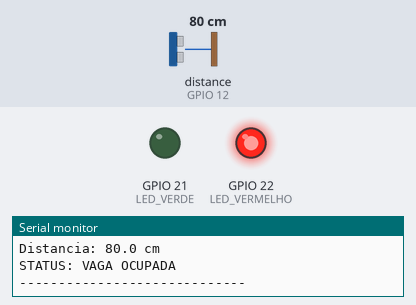
Simulated run of this sketch. Board: ESP32. Parts: output pins drawn as LEDs (lit = HIGH), the last lines printed to the serial monitor. Wiring (inferred from the names in the program): ultrasonic range finder: trigger GPIO 14; echo GPIO 12. The inputs (shaded band) are chosen by the test bench; at power-on: distance to the obstacle (sensor on GPIO 12) 80 cm. The echo pulse lasts 58.3 µs per cm; WiFi joins after 1.5 s; servers stay silent unless stated; uploads are accepted with an empty reply; pins used as bus, display or sensor lines are not drawn.

Above: at 3.7 s.
3.8 s: distance to the obstacle (sensor on GPIO 12) set to 98 cm
5.4 s: distance to the obstacle (sensor on GPIO 12) set to 106 cm
At 6.8 s:
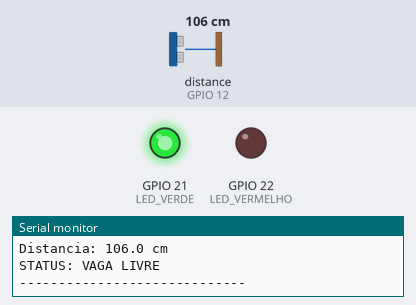
7.5 s: distance to the obstacle (sensor on GPIO 12) set to 2 cm
At 8.1 s:
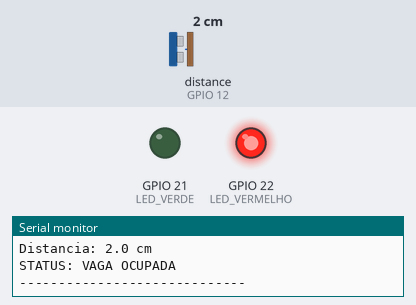
9.2 s: distance to the obstacle (sensor on GPIO 12) set to 120 cm
At 10.4 s:
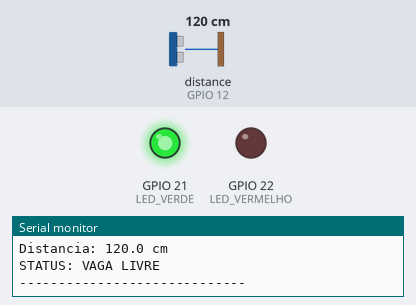
Timing chart, 0 to 11.7 s (numbered marks = the images above; inputs shaded):
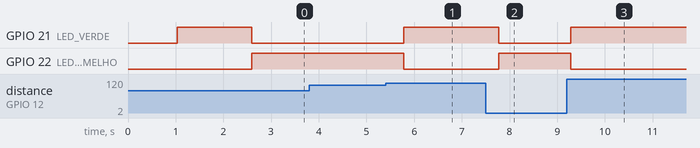

Measured:
- the behaviour switches between 100 and 101 cm on distance to the obstacle (sensor on GPIO 12) (found by bisection; images 0 and 1)
- after the input at 5.4 s, GPIO 21 (LED_VERDE): LOW → HIGH after 0.38 s; GPIO 22 (LED_VERMELHO): HIGH → LOW after 0.38 s
- after the input at 7.5 s, GPIO 21 (LED_VERDE): HIGH → LOW after 0.28 s; GPIO 22 (LED_VERMELHO): LOW → HIGH after 0.28 s
- after the input at 9.2 s, GPIO 21 (LED_VERDE): LOW → HIGH after 0.08 s; GPIO 22 (LED_VERMELHO): HIGH → LOW after 0.08 s

The sketch:

iOTiNDUSTRIALPARK.ino
```cpp
#include <WiFi.h>
#include <HTTPClient.h>
#include <ArduinoJson.h>

const char* ssid = "WIFI-EDUC";
const char* password = "ac3ce7ss0-EDUC";

const char* serverUrl =
    "http://10.141.131.94/INDUSTRIAL_PARK/public/api/vagas";

#define TRIG 14
#define ECHO 12

#define LED_VERDE 21
#define LED_VERMELHO 22

#define DISTANCIA_LIMITE 100.0

#define VAGA_ID 2

#define TIMEOUT_ECHO 30000

unsigned long ultimoSensor = 0;
unsigned long ultimaAPI = 0;

const unsigned long INTERVALO_SENSOR = 500;
const unsigned long INTERVALO_API = 3000;

float distancia = 999;


// ==========================================
// CONECTAR WI-FI
// ==========================================

void conectarWifi() {

  Serial.println();
  Serial.println("Conectando ao Wi-Fi...");

  WiFi.begin(
    ssid,
    password
  );

  int tentativas = 0;

  while (
    WiFi.status() != WL_CONNECTED &&
    tentativas < 20
  ) {

    delay(500);

    Serial.print(".");

    tentativas++;
  }

  Serial.println();

  if (
    WiFi.status() == WL_CONNECTED
  ) {

    Serial.println(
      "Wi-Fi conectado!"
    );

    Serial.print("IP: ");

    Serial.println(
      WiFi.localIP()
    );

  } else {

    Serial.println(
      "Wi-Fi nao conectado."
    );
  }
}


// ==========================================
// MEDIR DISTÂNCIA
// ==========================================

float medirDistancia() {

  digitalWrite(
    TRIG,
    LOW
  );

  delayMicroseconds(2);

  digitalWrite(
    TRIG,
    HIGH
  );

  delayMicroseconds(10);

  digitalWrite(
    TRIG,
    LOW
  );

  long duracao = pulseIn(
    ECHO,
    HIGH,
    TIMEOUT_ECHO
  );

  // Sem retorno do sensor
  if (
    duracao == 0
  ) {

    return 999;
  }

  float distanciaCalculada =
      duracao * 0.0343 / 2.0;

  return distanciaCalculada;
}


// ==========================================
// CONTROLAR LEDs
// ==========================================

void controlarLeds(
  float distanciaAtual
) {

  // CARRO DETECTADO
  if (
    distanciaAtual <=
    DISTANCIA_LIMITE
  ) {

    digitalWrite(
      LED_VERMELHO,
      HIGH
    );

    digitalWrite(
      LED_VERDE,
      LOW
    );

  }

  // VAGA LIVRE
  // Também entra aqui quando distancia = 999
  else {

    digitalWrite(
      LED_VERMELHO,
      LOW
    );

    digitalWrite(
      LED_VERDE,
      HIGH
    );
  }
}


// ==========================================
// ATUALIZAR STATUS DA VAGA - PUT
// ==========================================

void atualizarStatusVaga() {

  if (
    WiFi.status() != WL_CONNECTED
  ) {

    Serial.println(
      "PUT: Wi-Fi desconectado"
    );

    return;
  }

  HTTPClient http;

  String url =
      String(serverUrl) +
      "/atualizar/" +
      String(VAGA_ID);

  http.begin(url);

  http.addHeader(
    "Content-Type",
    "application/json"
  );

  StaticJsonDocument<128> json;

  // ========================================
  // DEFINIR STATUS
  // ========================================

  if (
    distancia <=
    DISTANCIA_LIMITE
  ) {

    json["VAG_STATUS"] =
        "OCUPADO";

  } else {

    // Inclui distancia = 999
    json["VAG_STATUS"] =
        "LIVRE";
  }

  String corpoJson;

  serializeJson(
    json,
    corpoJson
  );

  Serial.println();
  Serial.println(
    "Atualizando status da vaga..."
  );

  Serial.print(
    "URL: "
  );

  Serial.println(
    url
  );

  Serial.print(
    "JSON: "
  );

  Serial.println(
    corpoJson
  );

  // ========================================
  // PUT
  // ========================================

  int codigoResposta =
      http.PUT(
        corpoJson
      );

  Serial.print(
    "PUT -> HTTP: "
  );

  Serial.println(
    codigoResposta
  );

  // ========================================
  // RESPOSTA
  // ========================================

  if (
    codigoResposta > 0
  ) {

    String resposta =
        http.getString();

    Serial.print(
      "Resposta: "
    );

    Serial.println(
      resposta
    );

  } else {

    Serial.print(
      "Erro PUT: "
    );

    Serial.println(
      http.errorToString(
        codigoResposta
      )
    );
  }

  http.end();
}


// ==========================================
// SETUP
// ==========================================

void setup() {

  Serial.begin(9600);

  delay(1000);

  Serial.println();
  Serial.println(
    "================================="
  );

  Serial.println(
    "   INDUSTRIAL PARK - ESP32"
  );

  Serial.println(
    "================================="
  );


  // ========================================
  // SENSOR
  // ========================================

  pinMode(
    TRIG,
    OUTPUT
  );

  pinMode(
    ECHO,
    INPUT
  );

  digitalWrite(
    TRIG,
    LOW
  );


  // ========================================
  // LEDs
  // ========================================

  pinMode(
    LED_VERDE,
    OUTPUT
  );

  pinMode(
    LED_VERMELHO,
    OUTPUT
  );

  digitalWrite(
    LED_VERDE,
    HIGH
  );

  digitalWrite(
    LED_VERMELHO,
    LOW
  );


  // ========================================
  // WI-FI
  // ========================================

  conectarWifi();

  Serial.println();

  Serial.println(
    "Sistema iniciado!"
  );

  Serial.println(
    "Comecando leituras..."
  );

  Serial.println();
}


// ==========================================
// LOOP
// ==========================================

void loop() {

  unsigned long agora =
      millis();


  // ========================================
  // LEITURA DO SENSOR
  // ========================================

  if (
    agora - ultimoSensor >=
    INTERVALO_SENSOR
  ) {

    ultimoSensor = agora;

    distancia =
        medirDistancia();

    controlarLeds(
      distancia
    );


    // ======================================
    // MOSTRAR STATUS
    // ======================================

    Serial.print(
      "Distancia: "
    );

    if (
      distancia >= 999
    ) {

      Serial.println(
        "sem retorno"
      );

      Serial.println(
        "STATUS: VAGA LIVRE"
      );

    } else {

      Serial.print(
        distancia,
        1
      );

      Serial.println(
        " cm"
      );

      if (
        distancia <=
        DISTANCIA_LIMITE
      ) {

        Serial.println(
          "STATUS: VAGA OCUPADA"
        );

      } else {

        Serial.println(
          "STATUS: VAGA LIVRE"
        );
      }
    }

    Serial.println(
      "-----------------------------"
    );
  }


  // ========================================
  // PUT PARA API
  // ========================================

  if (
    agora - ultimaAPI >=
    INTERVALO_API
  ) {

    ultimaAPI = agora;

    // ======================================
    // AGORA O PUT É SEMPRE EXECUTADO
    // ======================================

    atualizarStatusVaga();

    Serial.println(
      "============================="
    );
  }
}
```
